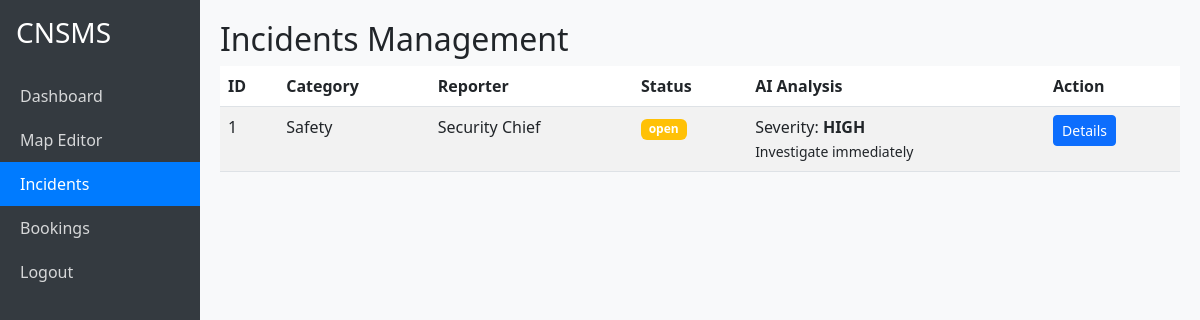
The page /admin/incidents (signed in) on the database its author committed.
### app/models.py (models this page shows, shortened)
class Incident(db.Model):
    __tablename__ = 'incidents'
    id = db.Column(db.Integer, primary_key=True)
    user_id = db.Column(db.Integer, db.ForeignKey('users.id'), nullable=False)
    category = db.Column(db.String(50))
    description = db.Column(db.Text)
    image_path = db.Column(db.String(256))
    x = db.Column(db.Float)
    y = db.Column(db.Float)
    status = db.Column(db.String(20), default='open')
    created_at = db.Column(db.DateTime, default=datetime.utcnow)
    ai_labels = db.Column(db.Text)
    ai_severity = db.Column(db.String(20), default='unknown')
    ai_recommendation = db.Column(db.Text)
    ai_analyzed_at = db.Column(db.DateTime)
    user = db.relationship('User', backref='incidents')

class User(db.Model):
    __tablename__ = 'users'
    id = db.Column(db.Integer, primary_key=True)
    username = db.Column(db.String(64), index=True, nullable=True)
    name = db.Column(db.String(128))
    email = db.Column(db.String(120), index=True, unique=True, nullable=False)
    password_hash = db.Column(db.String(128))
    role = db.Column(db.String(20), default='student') # admin, security, staff, student
    phone = db.Column(db.String(20))
    created_at = db.Column(db.DateTime, default=datetime.utcnow)

### app/web/routes.py (the view)
@web_bp.route('/admin/incidents')
@login_required
def incidents():
    all_incidents = Incident.query.order_by(Incident.created_at.desc()).all()
    return render_template('incidents.html', incidents=all_incidents)

### app/web/routes.py (called while the page is built)
def login_required(f):
    @wraps(f)
    def decorated_function(*args, **kwargs):
        if 'user_id' not in session:
            return redirect(url_for('web.login'))
        return f(*args, **kwargs)
    return decorated_function

### app/templates/incidents.html
{% extends "base.html" %}
{% block content %}
<h2>Incidents Management</h2>
<table class="table table-striped">
    <thead>
        <tr>
            <th>ID</th>
            <th>Category</th>
            <th>Reporter</th>
            <th>Status</th>
            <th>AI Analysis</th>
            <th>Action</th>
        </tr>
    </thead>
    <tbody>
        {% for incident in incidents %}
        <tr>
            <td>{{ incident.id }}</td>
            <td>{{ incident.category }}</td>
            <td>{{ incident.user.name }}</td>
            <td>
                <span class="badge bg-{{ 'success' if incident.status=='resolved' else 'warning' }}">
                    {{ incident.status }}
                </span>
            </td>
            <td>
                {% if incident.ai_severity %}
                Severity: <strong>{{ incident.ai_severity }}</strong><br>
                <small>{{ incident.ai_recommendation }}</small>
                {% else %}
                <span class="text-muted">Not analyzed</span>
                {% endif %}
            </td>
            <td>
                <a href="#" class="btn btn-sm btn-primary">Details</a>
            </td>
        </tr>
        {% endfor %}
    </tbody>
</table>
{% endblock %}

### app/templates/base.html (style rules this page uses)
body { background-color: #f8f9fa; }

### rows shown on the page
Incident: id "1", category "Safety", user.name "Security Chief", status "open", ai_severity "HIGH", ai_recommendation "Investigate immediately"
